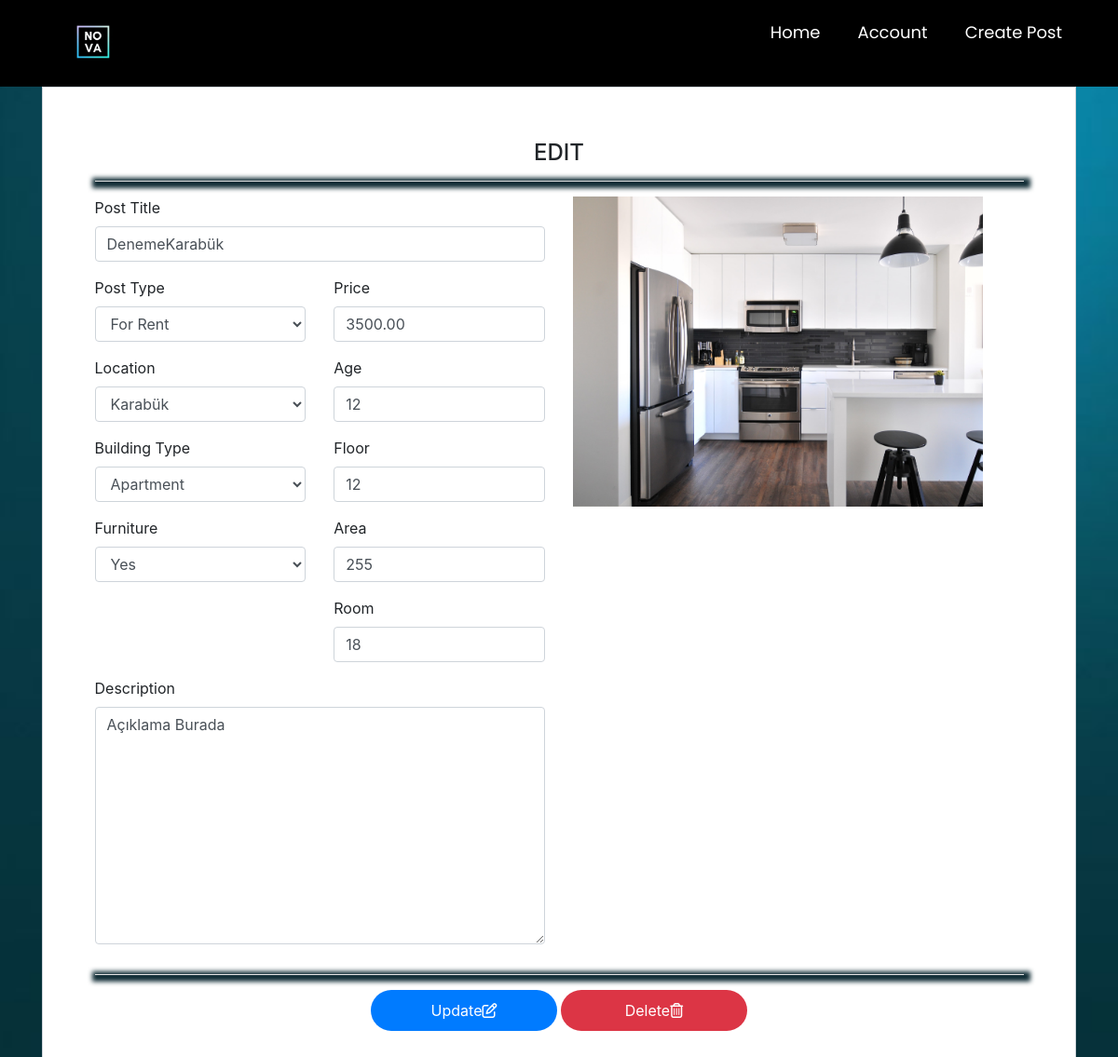
The page /editpost/61 (signed in) on the database its author committed.
### main/models.py (models this page shows, shortened)
class Post(models.Model):
    ouruser = models.ForeignKey(ourUser, null=True, on_delete=models.CASCADE)
    post_title = models.CharField(max_length=255,null=True)
    post_description = models.TextField()
    price = models.DecimalField(decimal_places=2 , max_digits=12)
    location = models.CharField(max_length=255,null=True,choices=city)
    postType = models.CharField(choices=RorS , max_length=50, null=True , default='For Sale')
    floor = models.DecimalField(decimal_places=0 , max_digits=3 ,null=True)
    building_age = models.DecimalField(decimal_places=0, max_digits=2 , null=True)
    area = models.DecimalField(decimal_places=0,max_digits=4 ,null=True)
    isFurniture = models.CharField(choices=Furniture ,null=True,max_length=50,default="No")
    building_type = models.CharField(choices=b_types ,null=True ,max_length=50)
    room = models.DecimalField(decimal_places=0 , max_digits=3 ,null=True)

class PostImages(models.Model):
    image = models.ImageField(null=True, blank=True)
    gallery = models.ForeignKey(Post,null=True,on_delete= models.CASCADE)

### main/views.py (the view)
# urls.py: path('editpost/<int:pk>',views.editpost, name="editpost" ),
@login_required
def editpost(request,pk):
    fuser = Post.objects.get(id=pk)
    p_form = CreatePost(instance=fuser)
    pimage = PostImages.objects.filter(gallery=fuser)
    mydict  =  { 'fuser':fuser,'p_form':p_form ,'pimage':pimage }
    if request.method == 'POST':
        p_form = CreatePost(request.POST,instance=fuser)
        if p_form.is_valid():
            post=p_form.save()
            fuser.save()
            return redirect('listaddedposts')
    return render(request, 'main/editpost.html',context = mydict)

### main/forms.py
class CreatePost(ModelForm):
    class Meta:
        model = Post
        fields = ['postType' , 'isFurniture' , 'building_type' , 'location' , 'post_title' ,'price' , 'building_age','floor','post_description','area', 'room' ]

### main/templates/main/editpost.html (shortened to what this page needs)
{% extends 'main/mainpage.html' %}
{% load widget_tweaks %}
{% load static %}
{% block content %}
<head xmlns="http://www.w3.org/1999/html">
  <link href="//maxcdn.bootstrapcdn.com/bootstrap/4.1.1/css/bootstrap.min.css" rel="stylesheet" id="bootstrap-css">
</head>
<body >
    <div id="updates">
<form method="post" enctype="multipart/form-data">
<div class="container register-form">
  <div class="form">
    <div class="form-content">
                <center>
            <h4>EDIT</h4>
            <hr>
          </center>
      <div class="row">
        <div class="col-sm">
          <div class="form-group">
            <label>Post Title</label>
            {% render_field p_form.post_title class="form-control" placeholder="Post Title" %}
          </div>
        <div class="row">
        <div class="col-sm">
            <div class="form-group">
              <label>Post Type</label>
              {% render_field p_form.postType class="form-control" placeholder="Post Type" %}
            </div>
            <div class="form-group">
              <label>Location</label>
              {% render_field p_form.location class="form-control" placeholder="Location" %}
            </div>
            <div class="form-group">
              <label>Building Type</label>
              {% render_field p_form.building_type class="form-control" placeholder="Type" %}
            </div>
            <div class="form-group">
              <label>Furniture</label>
              {% render_field p_form.isFurniture class="form-control" placeholder="Furniture" %}
            </div>
        </div>
          <div class="col-sm">
            <div class="form-group">
              <label>Price</label>
              {% render_field p_form.price class="form-control" placeholder="Price" %}
            </div>
            <div class="form-group">
              <label>Age</label>
              {% render_field p_form.building_age class="form-control" placeholder="Age" %}
            </div>
            <div class="form-group">
              <label>Floor</label>
              {% render_field p_form.floor class="form-control" placeholder="Floor" %}
            </div>
               <div class="form-group">
                 <label>Area</label>
              {% render_field p_form.area class="form-control" placeholder="Area" %}
            </div>
                           <div class="form-group">
                 <label>Room</label>
              {% render_field p_form.room class="form-control" placeholder="Room" %}
            </div>
          </div>
        </div>
            <div class="form-group">
              <label>Description</label>
              {% render_field p_form.post_description class="form-control desdiv" placeholder="Description" %}
            </div>
        </div>
		<div class="col-sm">
            <div id="slide-wrapper">
                <div id="slider" >
                    {% for i in pimage %}
                    <img class="thumbnail" src="{% static i.image.url %}" width="500" height="333">
                    {% endfor %}
                </div>
            </div>
		</div>
      </div>
      <hr>
           <center>
               <button type="submit" class="btnSubmit btn-primary" >Update<i class="far fa-edit"></i></button>
               <button onclick="show()" type="button" class=" btnSubmit btn-danger ">Delete<i class="far fa-trash-alt"></i></button>
      </center>
    </div>
  </div>
</div>
</form>
    </div>
</body>
{% endblock content %}

### main/templates/main/editpost.html (style rules this page uses)
hr { border-style: none; box-shadow: 2px 2px 5px 5px #102c35; }
.form-content { padding: 5%; border: 1px solid #ced4da; margin-bottom: 2%; background: white; }
.btnSubmit { border: none; border-radius: 1.5rem; padding: 1%; width: 20%; cursor: pointer; background: #0062cc; color: #fff; }
#slider { width: 440px; display: flex; flex-wrap: nowrap; overflow-x: auto; cursor: grab; }
#updates { display:block; }
.desdiv { max-height: 300px; min-height: 255px; }

### main/templates/main/mainpage.html (style rules this page uses)
body.g { background-image: url('/static/images/wallpaper.jpg'); background-size: cover; background-repeat: no-repeat; background-attachment: fixed; }
.show, .icon, input { display: none; }

### rows shown on the page
Post: post_title "DenemeKarabük", postType "For Rent", location "Karabük", building_type "Apartment", isFurniture "Yes", price "3500.00", building_age "12", floor "12", area "255", room "18", post_description "Açıklama Burada"
PostImages: image (picture)
